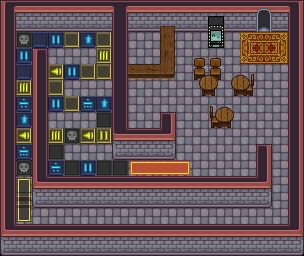

Below is a game level as drawn by its tile map, then a one-line description and the .tmx that defines it (tile-layer data replaced by summaries):
An orthogonal 19x16 tile map with 16x16 px tiles, 3 tile layers (Layer 1, Layer 2, Layer 3), 8 tilesets and 6 objects (5x collision, event).

<map version="1.2" tiledversion="1.3.2" orientation="orthogonal" renderorder="right-down" compressionlevel="0" width="19" height="16" tilewidth="16" tileheight="16" infinite="0" nextlayerid="6" nextobjectid="8">
 <tileset firstgid="1" name="Pacheesi Tiles" tilewidth="16" tileheight="16" tilecount="21" columns="7">
  <image source="../gfx/tilesets/Pacheesi Tiles.png" width="112" height="48" />
 </tileset>
 <tileset firstgid="22" name="Interior_Floors_by_George" tilewidth="16" tileheight="16" tilecount="54" columns="9">
  <image source="../gfx/tilesets/Interior_Floors_by_George.png" width="144" height="96" />
 </tileset>
 <tileset firstgid="76" name="Interior_Walls_by_George" tilewidth="16" tileheight="16" tilecount="210" columns="15">
  <image source="../gfx/tilesets/Interior_Walls_by_George.png" width="240" height="224" />
 </tileset>
 <tileset firstgid="286" name="Outdoor_Tiles_-_City_and_Country_-_by_ArMM1998" tilewidth="16" tileheight="16" tilecount="1440" columns="40">
  <image source="../gfx/tilesets/Outdoor_Tiles_-_City_and_Country_-_by_ArMM1998.png" width="640" height="576" />
 </tileset>
 <tileset firstgid="1726" name="Interior_Tiles_by_ArMM1998" tilewidth="16" tileheight="16" tilecount="1000" columns="40">
  <image source="../gfx/tilesets/Interior_Tiles_by_ArMM1998.png" width="640" height="400" />
 </tileset>
 <tileset firstgid="2726" name="Outdoor_odds_and_ends_by_Isaiah658" tilewidth="16" tileheight="16" tilecount="50" columns="10">
  <image source="../gfx/tilesets/Outdoor_odds_and_ends_by_Isaiah658.png" width="160" height="80" />
 </tileset>
 <tileset firstgid="2776" name="Interiors by Redshrike" tilewidth="16" tileheight="16" tilecount="84" columns="7">
  <image source="../gfx/tilesets/Interiors by Redshrike.png" width="112" height="192" />
 </tileset>
 <tileset firstgid="2860" name="Terrain_by_KelvinShadewing" tilewidth="16" tileheight="16" tilecount="285" columns="19">
  <image source="../gfx/tilesets/Terrain_by_KelvinShadewing.png" width="304" height="240" />
 </tileset>
 <layer id="1" name="Layer 1" width="19" height="16">
  <data>[304 cells, 286 non-empty, 15 distinct tile ids]</data>
 </layer>
 <layer id="2" name="Layer 2" width="19" height="16">
  <data>[304 cells, 194 non-empty, 50 distinct tile ids]</data>
 </layer>
 <layer id="3" name="Layer 3" width="19" height="16">
  <data>[304 cells, 21 non-empty, 12 distinct tile ids]</data>
 </layer>
 <objectgroup color="#ff0000" id="4" name="Collisions">
  <object id="1" type="collision" x="16" y="32">
   <polygon points="0,0 96,0 96,128 160,128 160,80 144,80 144,96 112,96 112,48 160,48 160,0 192,0 192,16 208,16 208,0 240,0 240,-16 256,-16 256,0 272,0 272,192 0,192 0,0 -16,0 -16,224 288,224 288,-32 0,-32 -16,-32 -16,0" />
  </object>
  <object id="2" type="collision" x="32" y="48">
   <polygon points="0,0 0,160 240,160 240,96 224,96 224,128 16,128 16,0" />
  </object>
  <object id="4" type="collision" x="256" y="96">
   <polygon points="0,0 -16,0 -16,-16 0,-16" />
  </object>
  <object id="5" type="collision" x="224" y="112">
   <polygon points="0,0 0,16 -16,16 -16,0 16,0 16,16 0,16" />
  </object>
  <object id="6" type="collision" x="192" y="80">
   <polygon points="0,0 0,16 32,16 48,16 48,0 0,0" />
  </object>
 </objectgroup>
 <objectgroup id="5" name="Events">
  <object id="7" name="Player Spawn" type="event" x="256" y="48" width="16" height="16" />
 </objectgroup>
</map>
